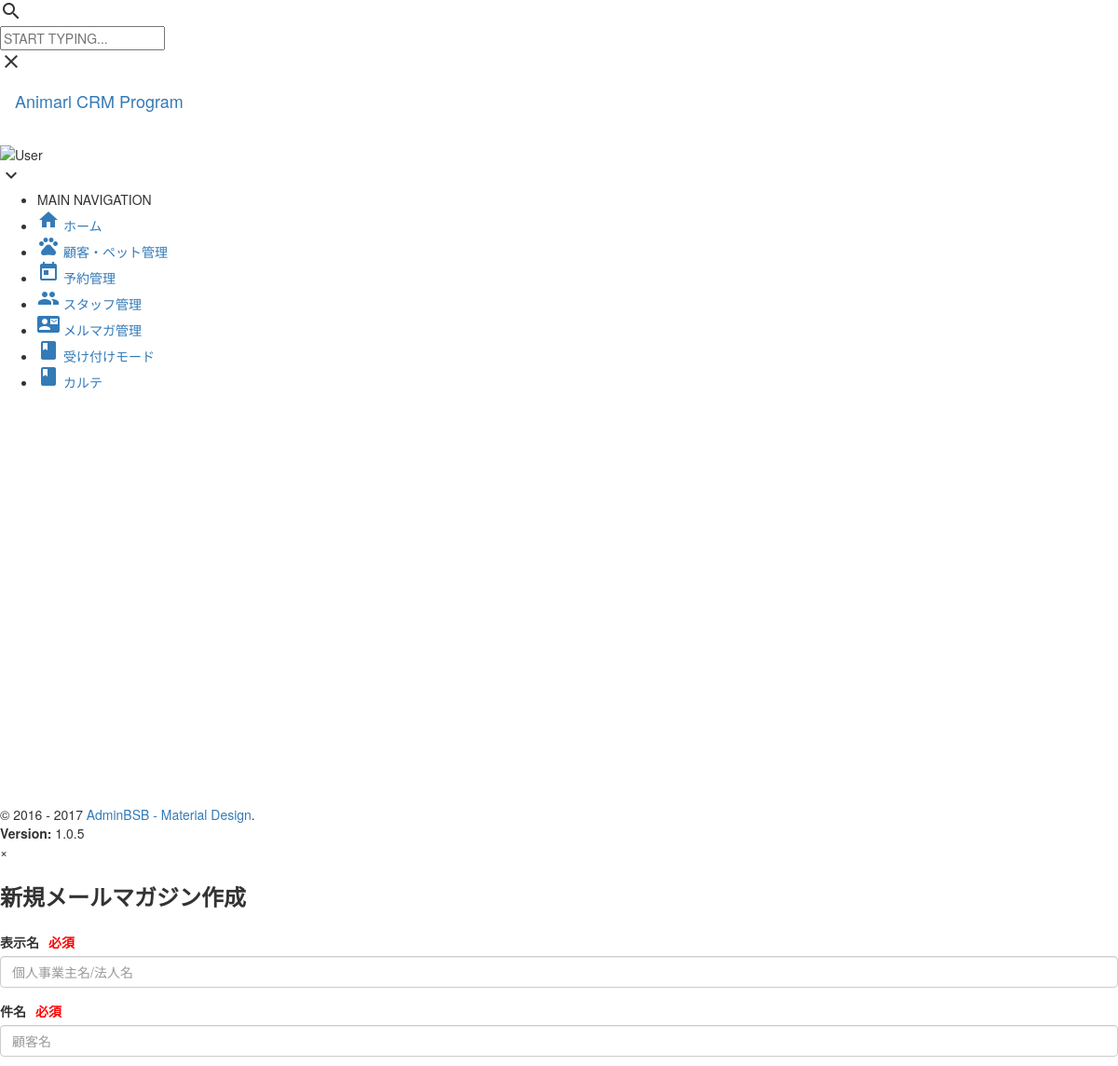
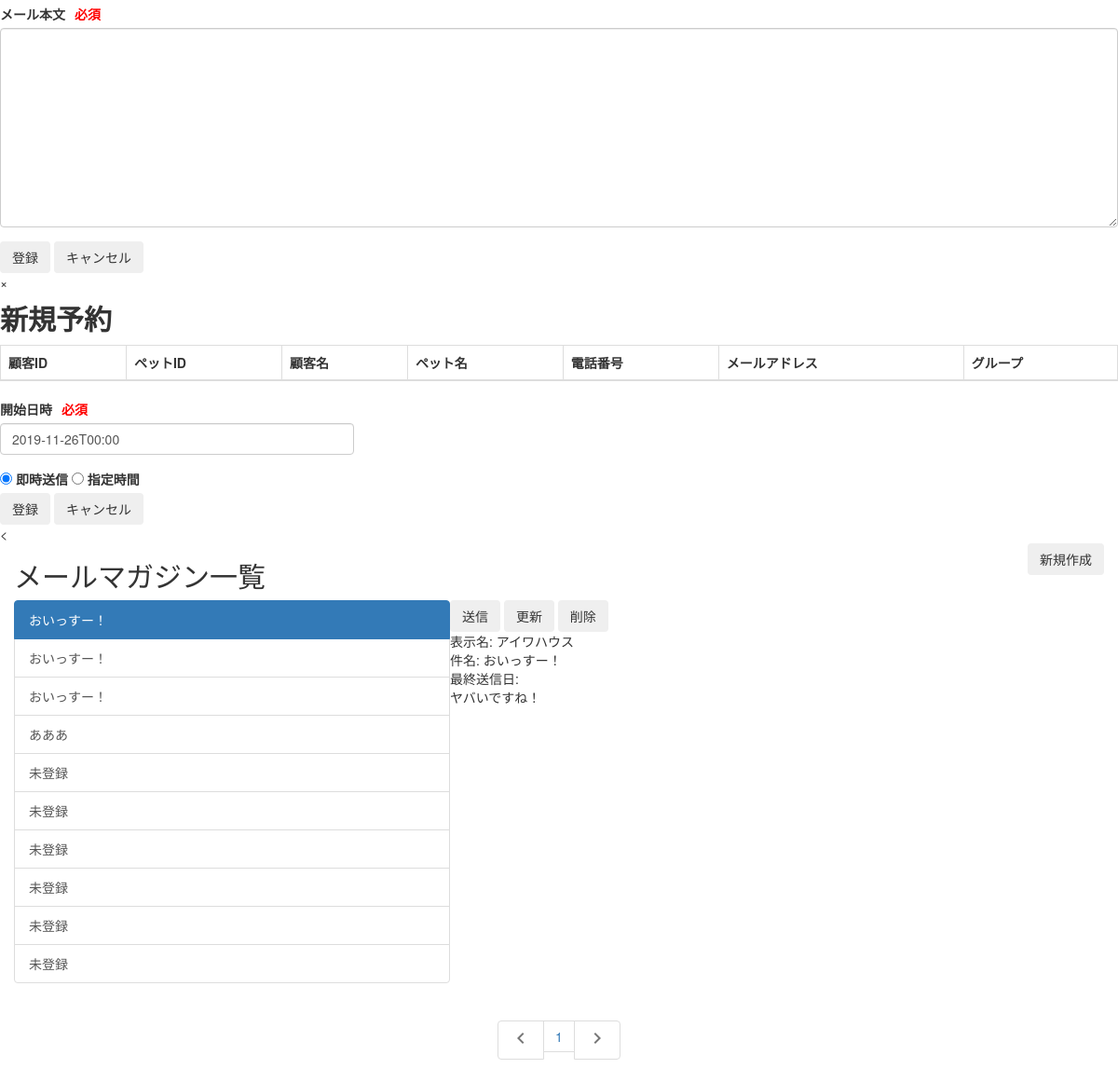
The app's page /index.php/cl_magazine with its own data (2 pictures, top to bottom).
### tables this page shows
CREATE TABLE `mail_magazine` (
  `mail_magazine_id` int(5) NOT NULL AUTO_INCREMENT COMMENT 'マガジンid',
  `mail_shop_id` int(5) NOT NULL COMMENT 'マガジン利用id',
  `mail_sender_name` varchar(100) NOT NULL,
  `mail_subject` varchar(56) NOT NULL COMMENT '件名',
  `mail_sendend_at` datetime DEFAULT NULL COMMENT '最終送信日',
  `mail_detail` text COMMENT '本文',
  `mail_created_at` datetime NOT NULL DEFAULT CURRENT_TIMESTAMP COMMENT '作成日時',
  `mail_updated_at` datetime NOT NULL DEFAULT CURRENT_TIMESTAMP ON UPDATE CURRENT_TIMESTAMP COMMENT '更新日時',
  `mail_state` int(3) DEFAULT '1' COMMENT '削除フラグ',
  PRIMARY KEY (`mail_magazine_id`),
  KEY `i_magazine_list` (`mail_shop_id`),
  KEY `i_send_mailmag` (`mail_magazine_id`)
);

### application/controllers/cl_magazine.php (called while the page is built, shortened)
<?php
class Cl_magazine extends CI_Controller {
    public function __construct()
    {
        $this->load->helper(['url', 'form']);
        $this->load->model('mdl_magazine');
    }
    public function index()
    {
        $data = [
            'magazine' => $array = @$this->mdl_magazine->get_magazine($_SESSION['shop_id'])?: null,
            'count' => $count = @$this->mdl_magazine->get_magazine_count($_SESSION['shop_id']) ?: 1,
            'magazine_json' => $this->json_encode_array($this->add_array($array))
        ];
        $this->load->view('cms/pages/parts/header');
        $this->load->view('cms/pages/parts/sidebar');
        $this->load->view('cms/pages/magazine/view_magazine', $data);
    }
    private function add_array($array)
    {
        $i = 0;
        while($i < 10) {
            @$array[$i]?: $array[$i] = ['mail_sender_name' => '未登録', 'mail_subject' => '未登録', 'mail_detail' => '未登録'];
            $i++;
        }
        return $array;
    }
    private function json_encode_array($array)
    {
        return !empty($array) && gettype($array) === "array" ? json_encode($array): null;
    }
}

### index.php (called while the page is built, shortened)
<?php
require_once BASEPATH.'core/CodeIgniter.php';

### application/models/mdl_magazine.php (called while the page is built, shortened)
<?php
class Mdl_magazine extends CI_Model
{
    public function get_magazine($id)
    {
        return $this->db->select('mail_magazine_id, mail_sender_name, mail_subject, mail_detail')
            ->where(['mail_shop_id' => $id, 'mail_state' => 1])
            ->get('mail_magazine', 10)
            ->result_array();
    }
    public function get_magazine_count($id)
    {
        return $this->db->select('mail_magazine_id')
            ->where('mail_shop_id', $id)
            ->count_all('mail_magazine');
    }
}

### application/views/cms/pages/magazine/view_magazine.php (the view, shortened to what this page needs)
<section id="modalArea_register" class="modalArea">
    <div class="modalmailWrapper">
        <div id="closeModal_register" class="closeModal">
            ×
        </div>
        <form id="form">
            <div class="header clearfix" style="margin: 20px 0px">
                <h3 id="modal_title" class="pull-left" style="font-weight: bold; line-height: 37px; margin: 0px">新規メールマガジン作成</h2>
            </div>
            <div class="body">
                <div class="row">
                    <div class="col-sm-12">
                        <div class="form-group">
                            <div class="form-line">
                                <label for="mail_sender_name">表示名<span style="color: red; margin-left: 10px">必須</span></label>
                                <input type="text" id="mail_sender_name" class="form-control" placeholder="個人事業主名/法人名" required>
                            </div>
                        </div>
                    </div>
                    <div class="col-sm-12">
                        <div class="form-group">
                            <div class="form-line">
                                <label for="mail_subject">件名<span style="color: red; margin-left: 10px">必須</span> </label>
                                <input type="text" id="mail_subject" class="form-control" placeholder="顧客名" required>
                            </div>
                        </div>
                    </div>
                    <div class="col-sm-12">
                        <div class="form-group">
                            <div class="form-line">
                                <label for="mail_detail">メール本文<span style="color: red; margin-left: 10px">必須</span></label>
                                <textarea rows=10 id="mail_detail" class="form-control no-resize" required></textarea>
                            </div>
                        </div>
                    </div>
                </div>
                <button type="submit" id="sendResister" class="btn bg-pink waves-effect">
                    登録
                </button>
                <button type="button" class="btn bg-orange waves-effect" id="cancel" style="margin-right: 10px">
                    キャンセル
                </button>
            </div>
        </form>
    </div>
</section>
<section id="modalArea_send" class="modalArea">
    <div class="modalWrapper">
        <div id="closeModal_register" class="closeModal">
            ×
        </div>
        <form action="" id="reserve">
            <div class="header clearfix" style="margin: 10px 0px">
                <h2 id="modal_title" class="pull-left" style="font-weight: bold; line-height: 37px; margin: 0px">新規予約</h2>
            </div>
            <div class="body">
                <table class="table table-bordered" id="datatable" style="width: 100%">
                    <thead>
                        <th>顧客ID</th>
                        <th>ペットID</th>
                        <th>顧客名</th>
                        <th>ペット名</th>
                        <th>電話番号</th>
                        <th>メールアドレス</th>
                        <th>グループ</th>
                    </thead>
                </table>
                <div class="row">
                    <div class="col-sm-4">
                        <div class="form-group">
                            <div class="form-line">
                                <label for="reserve_start">開始日時<span style="color: red; margin-left: 10px">必須</span></label>
                                <input type="text" id="start" class="form-control flatpickr-input" placeholder="開始日時" value="<?php echo date("Y-m-d")."T00:00" ?>">
                            </div>
                        </div>
                    </div>
                    <div class="col-sm-12">
                        <input name="group1" type="radio" id="radio_1" checked />
                        <label for="radio_1">即時送信</label>
                        <input name="group1" type="radio" id="radio_2" />
                        <label for="radio_2">指定時間</label>
                    </div>
                    <div class="col-sm-4">
                        <button type="button" id="sendResisterReserve" class="btn bg-pink waves-effect">
                            登録
                        </button>
                        <button type="button" class="btn bg-orange waves-effect" style="margin-right: 10px">
                            キャンセル
                        </button>
                    </div>
                </div>
            </div>
        </form>
    </div>
</section>
<
<section class="content">
    <div class="container-fluid">
        <div class="card">
            <div class="header clearfix">
                <div class="row">
                    <div class="col-sm-6 col-xs-6">
                        <h2 class="card-inside-title" style="line-height: 30.5px">メールマガジン一覧</h2>
                    </div>
                    <div class="col-sm-6 col-xs-6" style="text-align: right">
                        <button type="button" class="btn bg-deep-purple waves-effect" id="register">新規作成</button>
                    </div>
                </div>
            </div>
            <div class="body">
                <div class="wrapper" style="display:flex">
                    <div class="list-group" style="width:40%">
                        <?php for($i=0; $i<=9; $i++) :?>
                            <a href="javascript:void(0);" class="list-group-item<?php echo $i===0?" active": '';?>"><?php echo @$magazine[$i]['mail_subject']?:'未登録'; ?></a>
                        <?php endfor; ?>
                    </div>
                    <div class="panel-group" style="width:60%">
                        <div class="mail-heading">
                            <div class="mail-heading-wrapper">
                                <button type="button" class="btn bg-deep-purple waves-effect" id="send">送信</button>
                                <button type="button" class="btn bg-deep-purple waves-effect" id="update" value=<?php echo @$magazine[0]['mail_magazine_id']?:''?>>更新</button>
                                <button type="button" class="btn bg-deep-purple waves-effect" id="delete" value=<?php echo @$magazine[0]['mail_magazine_id']?:''?>>削除</button>
                            </div>
                            <div class="mail-heading-wrapper">
                                表示名: <span id="sender"><?php echo @$magazine[0]['mail_sender_name']?:''; ?></span>
                            </div>
                            <div class="mail-heading-wrapper">
                                件名: <span id="subject"><?php echo @$magazine[0]['mail_subject']?:''; ?></span>
                            </div>
                            <div class="mail-heading-wrapper">
                                最終送信日: <span id="sended_at"><?php echo @$magazine[0]['mail_sended_at']?:''; ?></span>
                            </div>
                            </div>
                        <div class="mail-body" style="height: 234px; overflow: visible scroll;">
                            <?php echo @$magazine[0]['mail_detail']? str_replace("\n", '<br>' ,$magazine[0]['mail_detail']):''; ?>
                        </div>
                    </div>
                </div>
                <?php
                if($count >= 10) {
                    $total_page = $count/10;
                } else {
                    $total_page = 1;
                }
                ?>
                <nav class="text-center">
                    <ul class="pagination">
                        <li <?php echo @$_GET['page'] > 1? null:'class="disabled"'?>>
                            <a href="javascript:void(0);">
                                <i class="material-icons">chevron_left</i>
                            </a>
                        </li>
                        <?php if($total_page > 1): ?>
                        <?php for($j=1; $j<=$total_page; $j++): ?>
                        <li>
                            <a href="javascript:void(0);" class=<?php echo $j===1? "waves-effect active":"waves-effect";?>>
                                <?php echo $j ?>
                            </a>
                        </li>
                        <?php endfor; ?>
                        <?php else: ?>
                        <li>
                            <a href="javascript:void(0);" class="waves-effect active">1</a>
                        </li>
                        <?php endif; ?>
                        <li <?php echo $total_page === 1? 'class="disabled"': false;?>>
                            <a href="javascript:void(0);" class="waves-effect">
                                <i class="material-icons">chevron_right</i>
                            </a>
                        </li>
                    </ul>
                </nav>
            </div>
        </div>
    </div>
</section>
</body>
</html>

### records on screen
mail_magazine: mail_subject "おいっすー！", mail_sender_name "アイワハウス", mail_detail "ヤバいですね！"
mail_magazine: mail_subject "おいっすー！"
mail_magazine: mail_subject "おいっすー！"
mail_magazine: mail_subject "あああ"

### other values on screen
$sidebar_parts["title"] "ホーム"
$sidebar_parts["title"] "顧客・ペット管理"
$sidebar_parts["title"] "予約管理"
$sidebar_parts["title"] "スタッフ管理"
$sidebar_parts["title"] "メルマガ管理"
$sidebar_parts["title"] "受け付けモード"
$sidebar_parts["title"] "カルテ"
